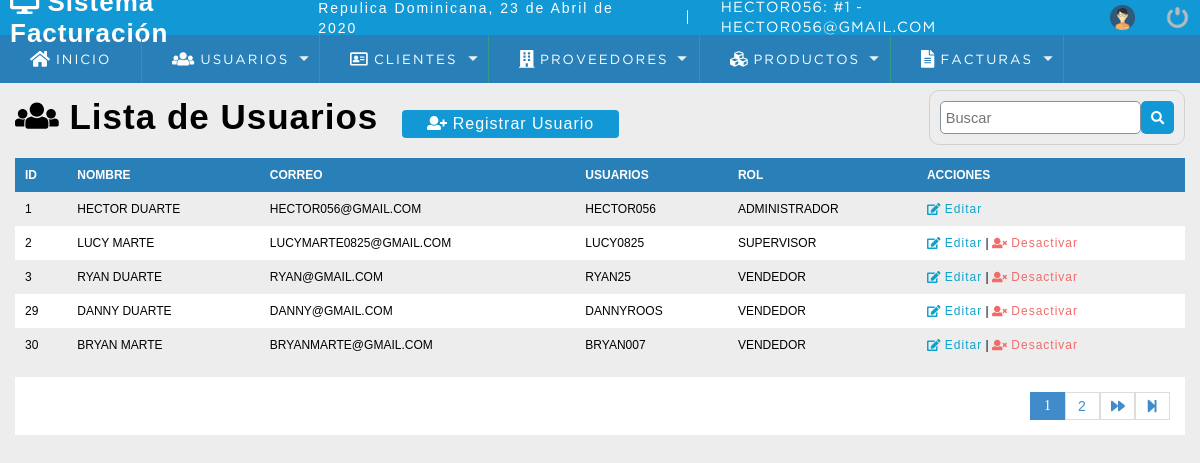
The page /sistema/lista_usuario.php (signed in) on the database its author committed.
### tables this page shows
CREATE TABLE `usuario` (
  `idusuario` int(11) NOT NULL,
  `nombre` varchar(50) DEFAULT NULL,
  `correo` varchar(100) DEFAULT NULL,
  `usuario` varchar(15) DEFAULT NULL,
  `clave` varchar(100) DEFAULT NULL,
  `rol` int(11) DEFAULT NULL,
  `estatus` int(11) NOT NULL DEFAULT 1
);

CREATE TABLE `rol` (
  `idrol` int(11) NOT NULL,
  `rol` varchar(20) DEFAULT NULL
);

### sistema/includes/functions.php (called while the page is built, shortened)
<?php
	function fechaC(){
		$mes = array("","Enero",
					  "Febrero",
					  "Marzo",
					  "Abril",
					  "Mayo",
					  "Junio",
					  "Julio",
					  "Agosto",
					  "Septiembre",
					  "Octubre",
					  "Noviembre",
					  "Diciembre");
		return date('d')." de ". $mes[date('n')] . " de " . date('Y');
	}
 ?>

### sistema/lista_usuario.php (the view, shortened to what this page needs)
<?php
include "../conexion.php";
?>
<!DOCTYPE html>
<html lang="en">
<head>
		<?php include "includes/scripts.php";?>
</head>
<body>
		<?php include "includes/header.php";?>
	<section id="container">
		<h1><i class="fas fa-users"></i> Lista de Usuarios</h1>
		<a href="registro_usuario.php" class="btn_new"><i class="fas fa-user-plus"></i> Registrar Usuario</a>
		<form action="buscar_usuario.php" method="get" class="formulario_buscar">
			<input type="text" name="busqueda" id="busqueda" placeholder="Buscar">
			<button type="submit"class="btn_buscar"> <i class="fas fa-search"></i></button>
		</form>
		<table>
			<tr>
				<th>ID</th>
				<th>NOMBRE</th>
				<th>CORREO</th>
				<th>USUARIOS</th>
				<th>ROL</th>
				<th>ACCIONES</th>
			</tr>
			<?php
				$sql_registro = mysqli_query($conexion,"SELECT COUNT(*) AS total_registro FROM 	usuario WHERE estatus=1");
				$resultado_registro = mysqli_fetch_array($sql_registro);
				$total_registro = $resultado_registro['total_registro'];
				$por_pagina = 5;
					if(empty($_GET['pagina']))
					{
						$pagina=1;
					}else{
						$pagina =$_GET['pagina'];
					}
					$desde = ($pagina-1) * $por_pagina;
					$total_paginas = ceil($total_registro / $por_pagina);
		$query = mysqli_query($conexion,"SELECT u.idusuario, u.nombre, u.correo, u.usuario, r.rol
												 FROM usuario u
												 INNER JOIN rol r
												 ON u.rol = r.idrol
												 WHERE estatus =1 ORDER BY u.idusuario ASC LIMIT $desde,$por_pagina
					");
				$resultado = mysqli_num_rows($query);
				if($resultado > 0){
					while ($data = mysqli_fetch_array($query)){
			?>
		  	 <tr>
				<td><?php echo $data['idusuario']?></td>
				<td><?php echo $data['nombre']?></td>
				<td><?php echo $data['correo']?></td>
				<td><?php echo $data['usuario']?></td>
				<td><?php echo $data['rol']?></td>
				<td>
					<a class="link_edit" href="editar_usuario.php?id=<?php echo $data['idusuario'];?>"><i class="fas fa-edit"></i> Editar</a>
					<?php 	if($data["idusuario"]  != 1)	{ ?>
					|
					<a class="link_delete" href="eliminar_confirmar_usuario.php?id=<?php echo $data['idusuario'];?>"><i class="fas fa-user-times"></i> Desactivar </a>
					<?php }  ?>
				   </td>
				</tr>
			<?php
		  }
		}
	?>
		</table>
		<div class="paginador">
		<ul>
		<?php
					for ($i=1; $i <= $total_paginas; $i++)
				{
					if ($i==$pagina)
					{
					echo '<li class="PageSelected">'.$i.'</li>';
					}else{
					echo '<li><a href="?pagina='.$i.'">'.$i.'</a></li>';
				}
				}
					if($pagina!=$total_paginas)
			{
		?>
				<li><a href="?pagina=<?php echo $pagina+1;?>"><i class="fas fa-forward"></i></a></li>
				<li><a href="?pagina=<?php echo $total_paginas;?>"><i class="fas fa-step-forward"></i></a></li>
				<?php } ?>
			</ul>
		</div>
	</section>
</body>
</html>

### sistema/includes/scripts.php (shortened to what this page needs)
<link rel="stylesheet" type="text/css" href="css/style.css">
<?php include "functions.php"?>

### sistema/includes/header.php (shortened to what this page needs)
<header>
		<div class="header">
			<h1><i class="fas fa-desktop"></i> Sistema Facturación</h1>
			<div class="optionsBar">
				<p>Repulica Dominicana, <?php echo fechaC(); ?></p>
				<span>|</span>
				<span class="user"><?php echo $_SESSION['user'].':  #'. $_SESSION['rol'].' - '.$_SESSION['email'];?></span>
				<img class="photouser" src="img/user.png" alt="Usuario">
				 <a href="salir.php"><img class="close" src="img/salir.png" alt="Salir del sistema" title="Salir"></a>
			</div>
		</div>
		<?php include "includes/nav.php";?>
	</header>

### sistema/includes/nav.php (shortened to what this page needs)
<nav>
	<ul>
			<li><a href="index.php"><i class="fas fa-home fa-lg"></i> Inicio</a></li>
			<?php
				if ($_SESSION['rol'] ==1)
			 	 {
 			?>
			<li class="principal">
		<a href="#"><i class="fas fa-users fa-lg"></i> Usuarios</a>
			</li>
		<?php }?>
			<li class="principal">
				<a href="#"><i class="far fa-address-card fa-lg "></i> Clientes</a>
			</li>
				<?php
				if ($_SESSION['rol'] ==1 || $_SESSION['rol'] ==2 )
			 	 {
 			?>
			<li class="principal">
				<a href="#"><i class="fas fa-building fa-lg"></i> Proveedores</a>
			</li>
				<?php }?>
			<li class="principal">
				<a href="#"><i class="fas fa-cubes fa-lg"></i> Productos</a>
			</li>
			<li class="principal">
				<a href="#"><i class="fas fa-file-alt fa-lg"></i> Facturas</a>
			</li>
		</ul>
	</nav>

### sistema/css/style.css (style rules this page uses)
* { margin: 0; padding: 0; box-sizing: border-box; }
body { background: #ededed; }
h1, h2, h3, h4, h5, h6 { font-family: 'arial'; font-weight: bold; letter-spacing: 1px; }
h1 { font-size: 26px; }
p { font-family: 'arial'; letter-spacing: 2px; font-size: 14px; line-height: 20px; }
a { text-decoration: none; font-family: arial; letter-spacing: 1px; }
span { font-family: 'GothamBook'; letter-spacing: 1px; font-size: 14px; line-height: 20px; }
header { position: fixed; width: 100%; }
.header { color: #FFF; background: #1198d5; height: 35px; display: -webkit-flex; display: -moz-flex; display: -ms-flex; display: -o-flex; display: flex; justify-content: space-between; align-items: center; padding: 10px; }
.optionsBar { display: -webkit-flex; display: -moz-flex; display: -ms-flex; display: -o-flex; display: flex; justify-content: center; align-items: center; }
.optionsBar span { color: #FFF; font-size: 11pt; font-family: 'GothamBook'; text-transform: uppercase; margin-left: 30px; }
.photouser { margin-left: 30px; width: 25px; height: 25px; }
.close { width: 25px; height: 25px; }
.optionsBar a { display: -webkit-flex; display: -moz-flex; display: -ms-flex; display: -o-flex; display: flex; margin-left: 30px; }
nav ul { background: #2980b9; list-style: none; display: -webkit-flex; display: -moz-flex; display: -ms-flex; display: -o-flex; display: flex; justify-content: left; align-items: center; }
nav ul > li a { position: relative; }
nav a { color: #FFF; display: block; font-size: 10pt; font-family: 'GothamBook'; padding: 15px 30px; text-transform: uppercase; letter-spacing: 2px; transition: background .5s; border-right: 1px solid #319B8F; }
nav .principal > a { background: url(../images/arrow_bottom.png) no-repeat; background-position-x: 0%; background-position-y: 0%; background-size: auto auto; background-position: 94% center; background-size: 10px; }
#container { padding: 90px 15px 15px; }
form { background: #fff; margin: auto; padding: 20px 50px; border: 1px solid #d1d1d1 }
input, select { display: block; width: 100%; font-size: 11pt; padding: 5px; border: 1px solid #85929e; border-radius: 5px; }
#container h1 { font-size: 35px; display: inline-block; }
.btn_new { display: inline-block; background: #1198d5; color:#fff; padding: 5px 25px; border-radius: 4px; margin: 20px; }
table { border-collapse: collapse; font-size: 12px; font-family: 'arial'; width :100%; }
table th { text-align: left; padding: 10px; background: #2980b9;; color:#fff; }
table tr:nth-child(odd) { background: #fff; }
table td { padding: 10px; }
.link_edit { color:#0ca4ce; }
.link_delete { color:#f26b6b ; }
.paginador ul { padding: 15px; list-style: none; background: #fff; margin-top: 15px; display: -webkit-flex; display: -moz-flex; display: -ms-flex; display: -o-flex; display: flex; justify-content: flex-end; }
.paginador a, .PageSelected { color: #428bca; border:1px solid #ddd; padding: 5px; display: inline-block; font-size: 14px; text-align: center; width: 35px; }
.PageSelected { color: #fff; background: #428bca; border:1px solid #428bca; }
.formulario_buscar { display: -webkit-flex; display: -moz-flex; display: -ms-flex; display: -o-flex; display: flex; justify-content: flex-end; float: right; background: initial; padding: 10px; border-radius: 10px; }
.formulario_buscar .btn_buscar { background: #1198d5; color:#fff; padding: 0 20px; border:0; cursor: pointer; margin: left 10px; display: flex; border-radius: 5px; padding: 10px; }

### rows shown on the page
usuario: idusuario "1", nombre "HECTOR DUARTE", correo "HECTOR056@GMAIL.COM", usuario "HECTOR056", rol.rol "ADMINISTRADOR"
usuario: idusuario "2", nombre "LUCY MARTE", correo "LUCYMARTE0825@GMAIL.COM", usuario "LUCY0825", rol.rol "SUPERVISOR"
usuario: idusuario "3", nombre "RYAN DUARTE", correo "RYAN@GMAIL.COM", usuario "RYAN25", rol.rol "VENDEDOR"
usuario: idusuario "29", nombre "DANNY DUARTE", correo "DANNY@GMAIL.COM", usuario "DANNYROOS", rol.rol "VENDEDOR"
usuario: idusuario "30", nombre "BRYAN MARTE", correo "BRYANMARTE@GMAIL.COM", usuario "BRYAN007", rol.rol "VENDEDOR"

### other values the page prints
fechaC() "23 de Abril de 2020"
$_SESSION['user'] "HECTOR056"
$_SESSION['rol'] "1"
$_SESSION['email'] "HECTOR056@GMAIL.COM"
